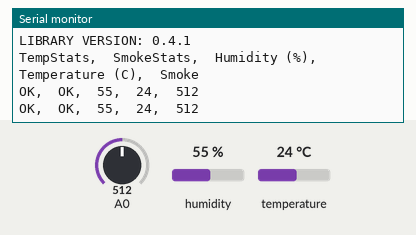
Recording of a sketch running on a simulated Arduino Uno, built with avr-gcc and run on an emulated ATmega328P. On the bench: the last lines printed to the serial monitor. Inputs (shaded band) come from the test bench; at power-on: A0 = 512, humidity 55 %, temperature 24 °C.

Above: at 1.8 s.
1.9 s: A0 set to 0
At 2.9 s:
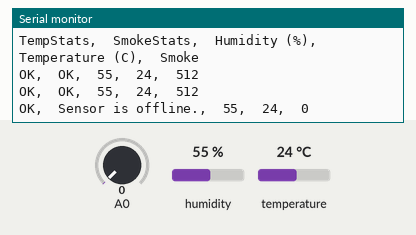
4.6 s: humidity set to 22 %
At 5.8 s:
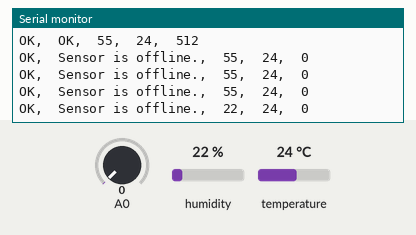
6.1 s: temperature set to 12 °C
At 7.0 s:
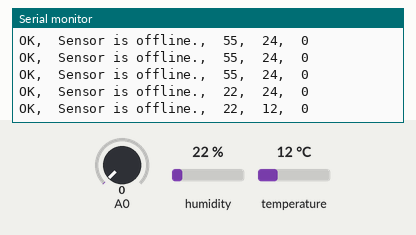
7.6 s: A0 set to 122
At 8.9 s:
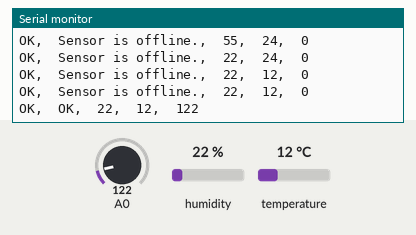
9.1 s: humidity set to 40 %
At 10.0 s:
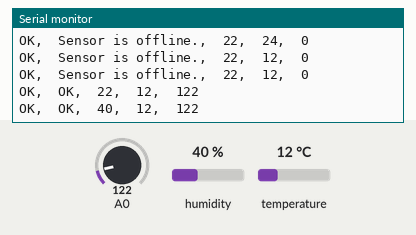
Timing chart, 0 to 11.6 s (numbered marks = the images above; inputs shaded):
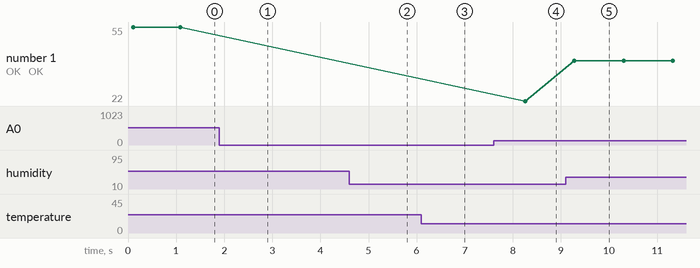

The sketch:

AllofThem.ino
```cpp
#include <dht11.h>
dht11 DHT;
#define DHT11_PIN 4

void setup(){
  Serial.begin(9600);
  Serial.println("DHT TEST PROGRAM ");
  Serial.print("LIBRARY VERSION: ");
  Serial.println(DHT11LIB_VERSION);
  Serial.println();
  Serial.println("TempStats,\tSmokeStats,\tHumidity (%),\tTemperature (C),\tSmoke");
}

void loop(){
  dhtSensor();

}
void dhtSensor(){
    int chk;
    int smokeVal;
  smokeVal=analogRead(0);
  //Serial.print("DHT11, \t");

  chk = DHT.read(DHT11_PIN);    // READ DATA
  switch (chk){
    case DHTLIB_OK:
                Serial.print("OK,\t");
                break;
    case DHTLIB_ERROR_CHECKSUM:
                Serial.print("Checksum error,\t");
                break;
    case DHTLIB_ERROR_TIMEOUT:
                Serial.print("Time out error,\t");
                break;
    default:
                Serial.print("Unknown error,\t");
                break;
  }
  if (smokeVal > 0){
    Serial.print("OK,\t");
  }
  else {
    Serial.print("Sensor is offline.,\t");
    }
 // DISPLAT DATA

  Serial.print(DHT.humidity,1);
  Serial.print(",\t");
  Serial.print(DHT.temperature,1);
  Serial.print(",\t");
  Serial.println(smokeVal);

  delay(1000);
}
```

Measured:
- after the input at 1.9 s, the serial monitor: prints a new line after 0.21 s (image 1)
- after the input at 4.6 s, the serial monitor: prints a new line after 0.59 s (image 2)
- after the input at 6.1 s, the serial monitor: prints a new line after 0.11 s (image 3)
- after the input at 7.6 s, the serial monitor: prints a new line after 0.66 s (image 4)
- after the input at 9.1 s, the serial monitor: prints a new line after 0.18 s (image 5)
- plotted number 1: 22 → 40 after the input at 9.1 s
